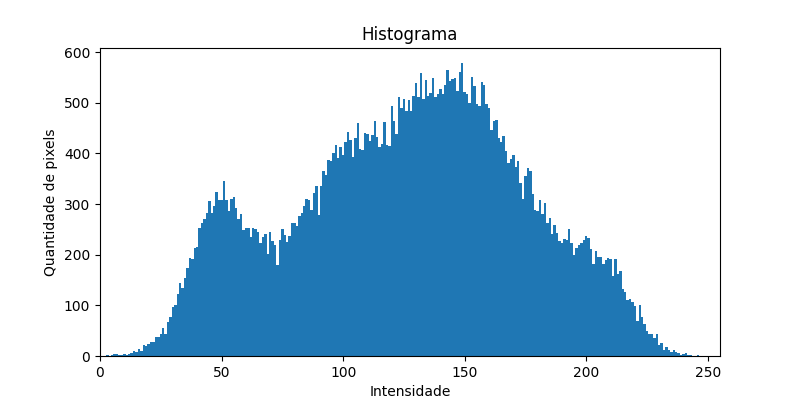

Source code (Python):
import cv2
import matplotlib.pyplot as plt
img = cv2.imread("images.jpg", 0)
imgp = cv2.resize(img, (256, 256))
hist = [0] * 256
#contagem dos pixels de cada intensidade que tem na imagem
for linha in imgp:
    for pixel in linha:
        hist[int(pixel)] += 1
#criando o histograma
plt.figure(figsize=(8, 4))
plt.bar(range(256), hist, width=1)
plt.title("Histograma")
plt.xlabel("Intensidade")
plt.ylabel("Quantidade de pixels")
plt.xlim(0, 255)
plt.savefig("histograma.png")
